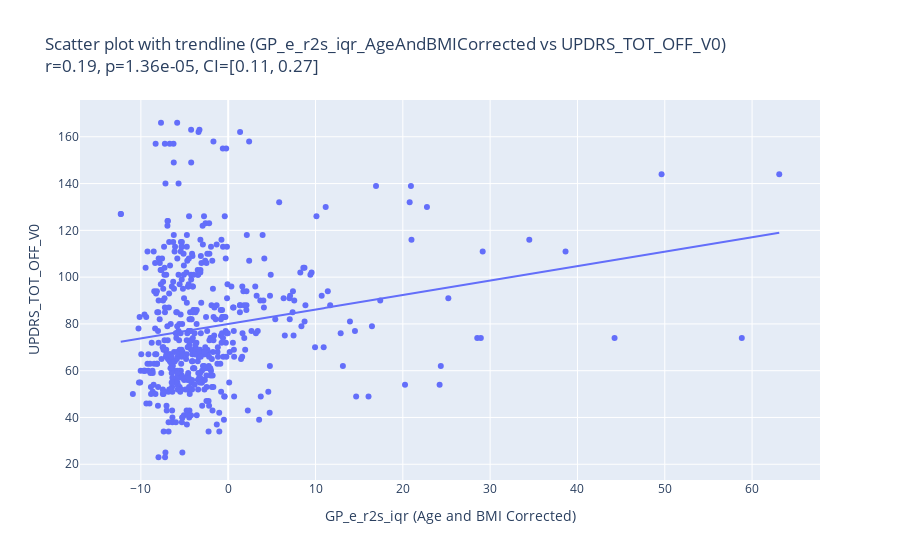
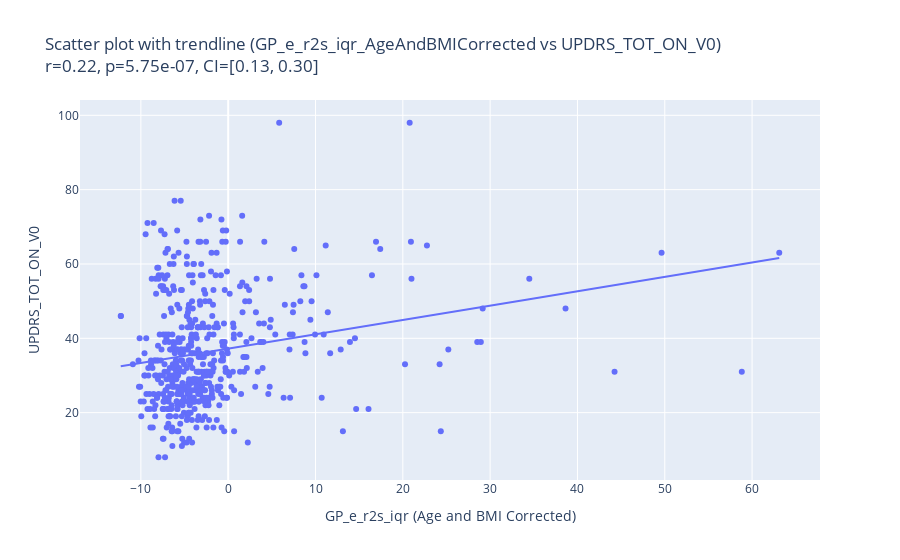

Notebook source saved alongside these figures, in order:
### Code cell
# Scatter plot with regression line for Age and BMI corrected GP_e_r2s_iqr vs UPDRS_TOT_OFF_V0
r, p, r_ci = pearsonr_ci(combined_df['GP_e_r2s_iqr_AgeAndBMICorrected'], combined_df['UPDRS_TOT_OFF_V0'])
fig = px.scatter(
    combined_df,
    x='GP_e_r2s_iqr_AgeAndBMICorrected',
    y='UPDRS_TOT_OFF_V0',
    trendline="ols",
    title=(
        f"Scatter plot with trendline (GP_e_r2s_iqr_AgeAndBMICorrected vs UPDRS_TOT_OFF_V0)<br>"
        f"r={r:.2f}, p={p:.2e}, CI=[{r_ci[0]:.2f}, {r_ci[1]:.2f}]"
    ),
    labels={
        'GP_e_r2s_iqr_AgeAndBMICorrected': 'GP_e_r2s_iqr (Age and BMI Corrected)',
        'UPDRS_TOT_OFF_V0': 'UPDRS_TOT_OFF_V0'
    }
)
fig.show()

fig.write_image(f"/NAS/deathrow/protocoles/predistim/screenshots/GP_e_r2s_IQR_AgeAndBMICorrected_vs_UPDRS_TOT_OFF_V0.png")

# Scatter plot with regression line for Age and BMI corrected GP_e_r2s_iqr vs UPDRS_TOT_ON_V0
r, p, r_ci = pearsonr_ci(combined_df['GP_e_r2s_iqr_AgeAndBMICorrected'], combined_df['UPDRS_TOT_ON_V0'])
fig = px.scatter(
    combined_df,
    x='GP_e_r2s_iqr_AgeAndBMICorrected',
    y='UPDRS_TOT_ON_V0',
    trendline="ols",
    title=(
        f"Scatter plot with trendline (GP_e_r2s_iqr_AgeAndBMICorrected vs UPDRS_TOT_ON_V0)<br>"
        f"r={r:.2f}, p={p:.2e}, CI=[{r_ci[0]:.2f}, {r_ci[1]:.2f}]"
    ),
    labels={
        'GP_e_r2s_iqr_AgeAndBMICorrected': 'GP_e_r2s_iqr (Age and BMI Corrected)',
        'UPDRS_TOT_ON_V0': 'UPDRS_TOT_ON_V0'
    }
)
fig.show()

fig.write_image(f"/NAS/deathrow/protocoles/predistim/screenshots/GP_e_r2s_IQR_AgeAndBMICorrected_vs_UPDRS_TOT_ON_V0.png")

### Figure 1 — Plotly figure (JSON) as saved in the notebook; plotly's stock layout.template omitted (floating-point values rounded to 4 significant figures; data arrays with more than 128 entries replaced by an {"elided": "..."} marker saying what was removed)
{"data": [{"hovertemplate": "GP_e_r2s_iqr (Age and BMI Corrected)=%{x}<br>UPDRS_TOT_OFF_V0=%{y}<extra></extra>", "legendgroup": "", "marker": {"color": "#636efa", "symbol": "circle"}, "mode": "markers", "name": "", "orientation": "v", "showlegend": false, "type": "scatter", "x": {"elided": "516 float values"}, "xaxis": "x", "y": {"elided": "516 int values"}, "yaxis": "y"}, {"hovertemplate": "<b>OLS trendline</b><br>UPDRS_TOT_OFF_V0 = 0.618424 * GP_e_r2s_iqr_AgeAndBMICorrected + 79.9665<br>R<sup>2</sup>=0.036188<br><br>GP_e_r2s_iqr (Age and BMI Corrected)=%{x}<br>UPDRS_TOT_OFF_V0=%{y} <b>(trend)</b><extra></extra>", "legendgroup": "", "marker": {"color": "#636efa", "symbol": "circle"}, "mode": "lines", "name": "", "showlegend": false, "type": "scatter", "x": {"elided": "516 float values"}, "xaxis": "x", "y": {"elided": "516 float values"}, "yaxis": "y"}], "layout": {"legend": {"tracegroupgap": 0}, "title": {"text": "Scatter plot with trendline (GP_e_r2s_iqr_AgeAndBMICorrected vs UPDRS_TOT_OFF_V0)<br>r=0.19, p=1.36e-05, CI=[0.11, 0.27]"}, "xaxis": {"anchor": "y", "domain": [0, 1], "title": {"text": "GP_e_r2s_iqr (Age and BMI Corrected)"}}, "yaxis": {"anchor": "x", "domain": [0, 1], "title": {"text": "UPDRS_TOT_OFF_V0"}}}}

### Figure 2 — Plotly figure (JSON) as saved in the notebook; plotly's stock layout.template omitted (floating-point values rounded to 4 significant figures; data arrays with more than 128 entries replaced by an {"elided": "..."} marker saying what was removed)
{"data": [{"hovertemplate": "GP_e_r2s_iqr (Age and BMI Corrected)=%{x}<br>UPDRS_TOT_ON_V0=%{y}<extra></extra>", "legendgroup": "", "marker": {"color": "#636efa", "symbol": "circle"}, "mode": "markers", "name": "", "orientation": "v", "showlegend": false, "type": "scatter", "x": {"elided": "516 float values"}, "xaxis": "x", "y": {"elided": "516 int values"}, "yaxis": "y"}, {"hovertemplate": "<b>OLS trendline</b><br>UPDRS_TOT_ON_V0 = 0.385925 * GP_e_r2s_iqr_AgeAndBMICorrected + 37.2259<br>R<sup>2</sup>=0.047509<br><br>GP_e_r2s_iqr (Age and BMI Corrected)=%{x}<br>UPDRS_TOT_ON_V0=%{y} <b>(trend)</b><extra></extra>", "legendgroup": "", "marker": {"color": "#636efa", "symbol": "circle"}, "mode": "lines", "name": "", "showlegend": false, "type": "scatter", "x": {"elided": "516 float values"}, "xaxis": "x", "y": {"elided": "516 float values"}, "yaxis": "y"}], "layout": {"legend": {"tracegroupgap": 0}, "title": {"text": "Scatter plot with trendline (GP_e_r2s_iqr_AgeAndBMICorrected vs UPDRS_TOT_ON_V0)<br>r=0.22, p=5.75e-07, CI=[0.13, 0.30]"}, "xaxis": {"anchor": "y", "domain": [0, 1], "title": {"text": "GP_e_r2s_iqr (Age and BMI Corrected)"}}, "yaxis": {"anchor": "x", "domain": [0, 1], "title": {"text": "UPDRS_TOT_ON_V0"}}}}
